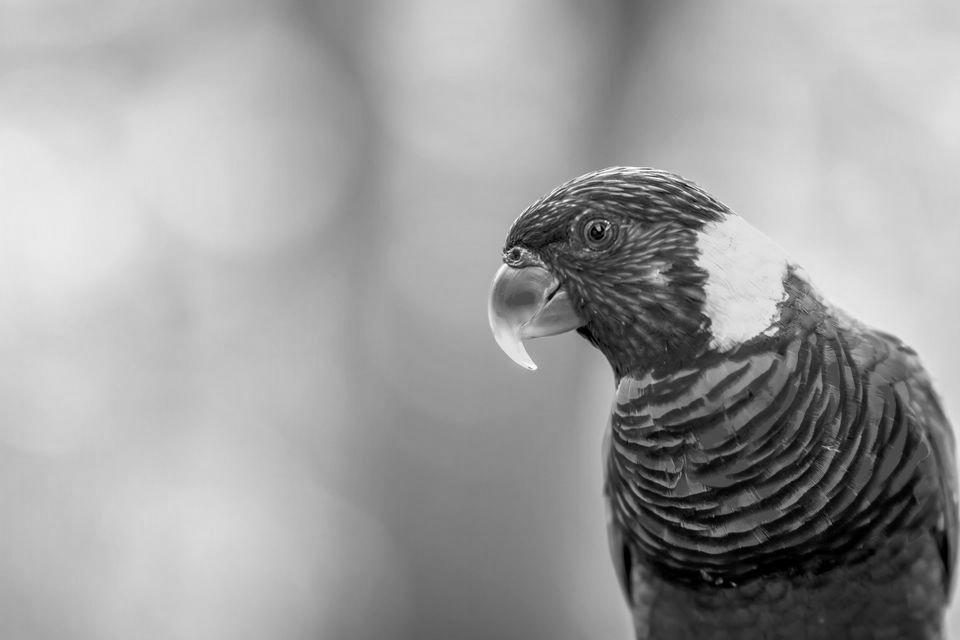
#> input picture images/iw1/parrot.jpg, 960 x 640 px
$ python main.py
#> lines starting #> are read from the running program, lines starting #| are printed output that depends on the picture
#> further down, image is the input picture: PIL image 960x640 L; min 0, max 255, mean 157.7
### images/iw1/alg/helpers.py
import numpy as np

def _avv_bright(arr2d):
    sum = 0.0
    for x in range(arr2d.shape[0]):
        for y in range(arr2d.shape[1]):
            sum = sum + arr2d[x, y] ** 2
#> after the loop, sum = 1.73e+10

    return np.sqrt(sum / (arr2d.shape[0] * arr2d.shape[1]))

def _normalize(arr2d, coef):
    for x in range(arr2d.shape[0]):
        for y in range(arr2d.shape[1]):
            arr2d[x, y] = arr2d[x, y] * coef
    return arr2d

### images/iw1/alg/blur.py
import numpy as np
from PIL import Image

from .helpers import _avv_bright, _normalize

def blur(blur_image, value=60):
    blur_image = blur_image.convert('L')
    array = np.array(blur_image).astype(np.uint8)
    in_brigt = _avv_bright(array)
#> in_brigt = 167.8

    max_size = max(array.shape[0], array.shape[1])
#> max_size = 960
    value_x = int(value * array.shape[0] / max_size)
#> value_x = 40
    value_y = int(value * array.shape[1] / max_size)
#> value_y = 60

    freq = np.fft.fft2(array)

    for x in range(freq.shape[0] - value_x, freq.shape[0]):
        for y in range(freq.shape[1]):
            freq[x, y] = 0

    for x in range(freq.shape[0]):
        for y in range(freq.shape[1] - value_y, freq.shape[1]):
            freq[x, y] = 0

    array = np.fft.ifft2(freq)
    array = array.real.astype(np.uint8)
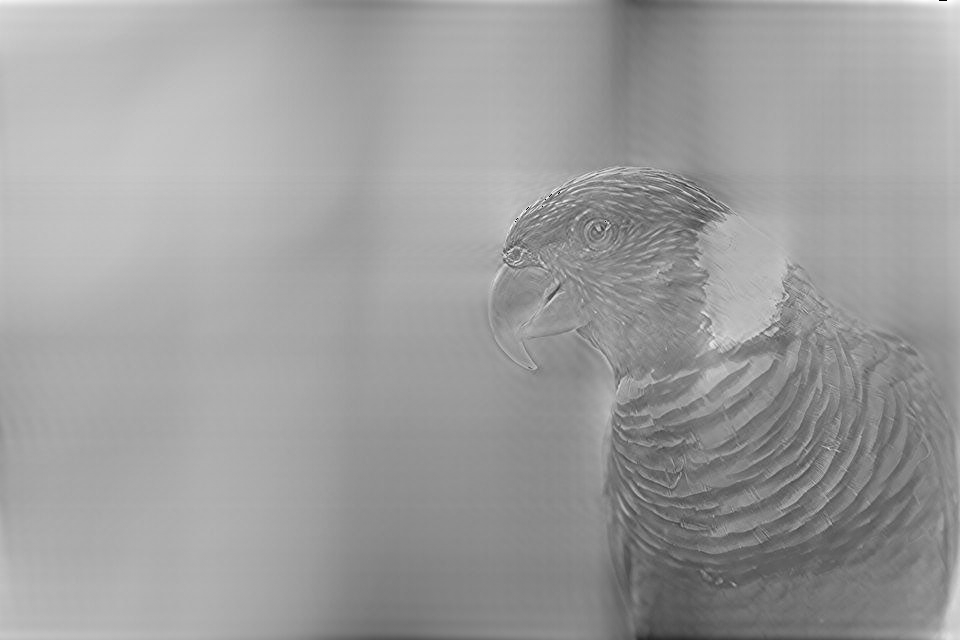
#> array: shape (640, 960); min 0, max 255, mean 157.2

    out_bright = _avv_bright(array)
#> out_bright = 159.2
    array = _normalize(array, in_brigt / out_bright)

    blur_image = Image.fromarray(array)
    return blur_image

### images/iw1/alg/sharp.py
import numpy as np
from PIL import Image

from .helpers import _avv_bright, _normalize

def inc_sharp(sharp_image, value=50):
#> called with value = 50
    sharp_image = sharp_image.convert('L')

    array = np.array(sharp_image).astype(np.uint8)
    in_brigt = _avv_bright(array)
#> in_brigt = 167.8

    max_size = max(array.shape[0], array.shape[1])
#> max_size = 960
    value_x = int(value * array.shape[0] / max_size)
#> value_x = 33
    value_y = int(value * array.shape[1] / max_size)
#> value_y = 50

    freq = np.fft.fft2(array)

    for x in range(0, value_x):
        for y in range(freq.shape[1]):
            freq[x, y] = 0

    for x in range(freq.shape[0]):
        for y in range(0, value_y):
            freq[x, y] = 0

    array = np.fft.ifft2(freq)
    array = array.real.astype(np.uint8)
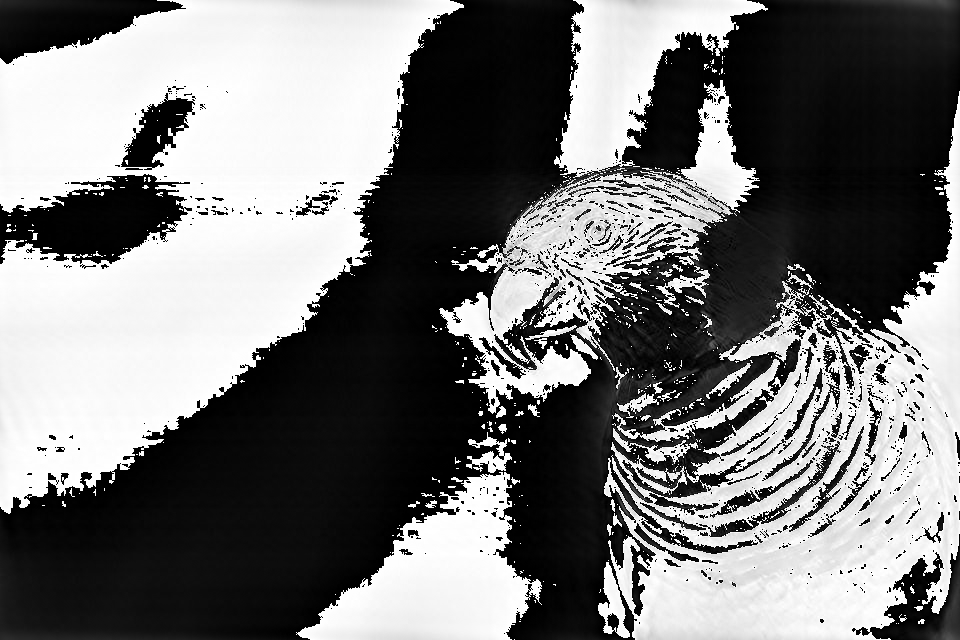
#> array: shape (640, 960); min 0, max 255, mean 118.9

    out_bright = _avv_bright(array)
#> out_bright = 168.1
    array = _normalize(array, in_brigt / out_bright)

    sharp_image = Image.fromarray(array)
    return sharp_image

### images/iw1/alg/stretch.py
import numpy as np
from PIL import Image

from .helpers import _avv_bright, _normalize

def stretch(stretch_image, value=500):
#> called with value = 500
    stretch_image = stretch_image.convert('L')
    array = np.array(stretch_image).astype(np.uint8)
    in_bright = _avv_bright(array)
#> in_bright = 167.8

    max_size = max(array.shape[0], array.shape[1])
#> max_size = 960
    value_x = int(value * array.shape[0] / max_size)
#> value_x = 333
    value_y = int(value * array.shape[1] / max_size)
#> value_y = 500

    freq = np.fft.fftn(array)

    newFreq = np.ndarray(shape=(freq.shape[0] + value_x, freq.shape[1] + value_y), dtype=np.complex)
    newFreq.fill(0 + 0j)

    for x in range(0, freq.shape[0]):
        for y in range(0, freq.shape[1]):
            newFreq[x, y] = freq[x, y]

    freq = newFreq

    array = np.fft.ifftn(freq)
    array = array.real.astype(np.uint8)
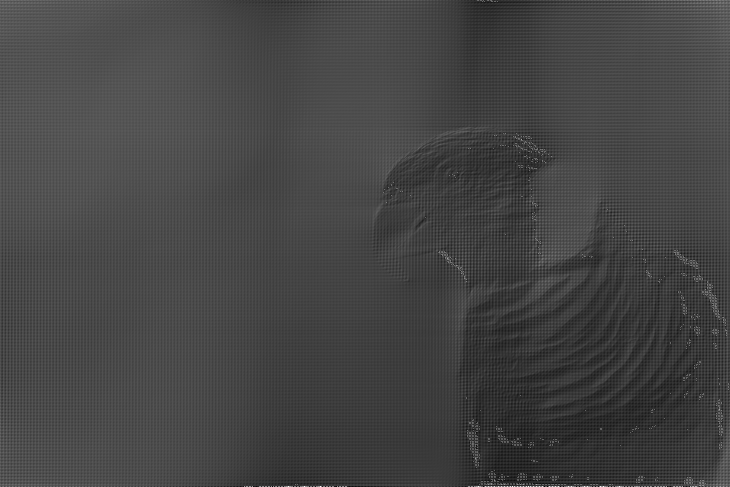
#> array: shape (973, 1460) (shown at 1/2 size); min 0, max 255, mean 68

    out_bright = _avv_bright(array)
#> out_bright = 70.45
    array = _normalize(array, in_bright / out_bright)
#> call 3 of _normalize, with coef = 2.38
#> after the loop in _normalize (call 3), `for x in range(arr2d.shape[0]):`:
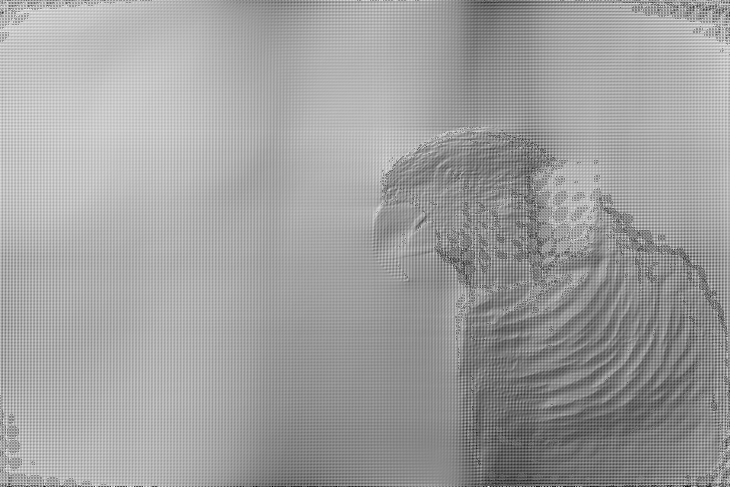
#> arr2d: shape (973, 1460) (shown at 1/2 size); min 0, max 254, mean 159.1

    stretch_image = Image.fromarray(array)
    return stretch_image

### images/iw1/main.py
from PIL import Image
from alg import *

SOURCE = "./parrot.jpg"
image = Image.open(SOURCE)

print("Blur image " + SOURCE); image_blur = blur(image)
print("Sharp image " + SOURCE); image_sharp = inc_sharp(image)
print("Stretch image " + SOURCE); image_stretch = stretch(image)


blur_im_path = "./" + SOURCE.split(".")[-2] + ".blur." + SOURCE.split(".")[-1]
image_blur.save(blur_im_path, "JPEG"); print("Blur image save as " + blur_im_path);
#| Blur image save as .//parrot.blur.jpg

sharp_im_path = "./" + SOURCE.split(".")[-2] + ".sharp." + SOURCE.split(".")[-1]
image_sharp.save(sharp_im_path, "JPEG"); print("Sharp image save as " + sharp_im_path);
#| Sharp image save as .//parrot.sharp.jpg

stretch_im_path = "./" + SOURCE.split(".")[-2] + ".stretch." + SOURCE.split(".")[-1]
image_stretch.save(stretch_im_path, "JPEG"); print("Stretch image save as " + stretch_im_path);
#| Stretch image save as .//parrot.stretch.jpg
